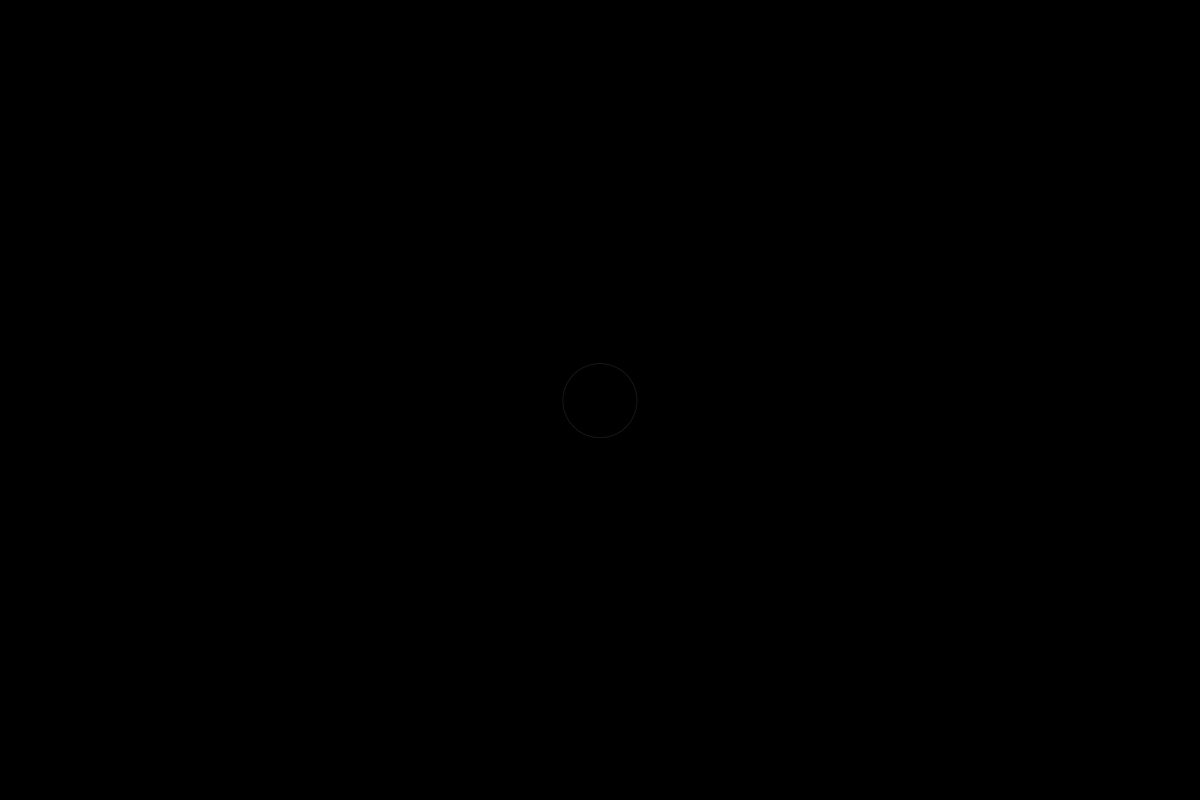
Frame 1 (no input)
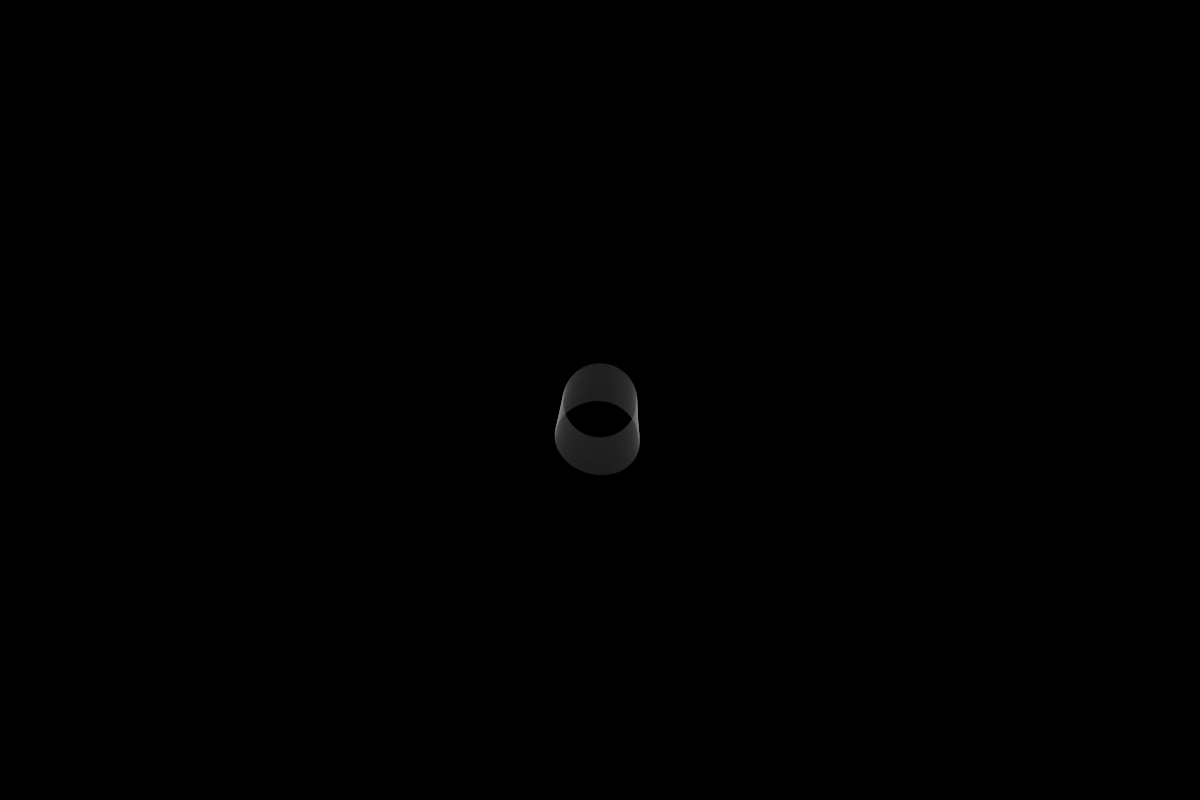
Frame 60 (the mouse pressed at the canvas centre just before this capture)
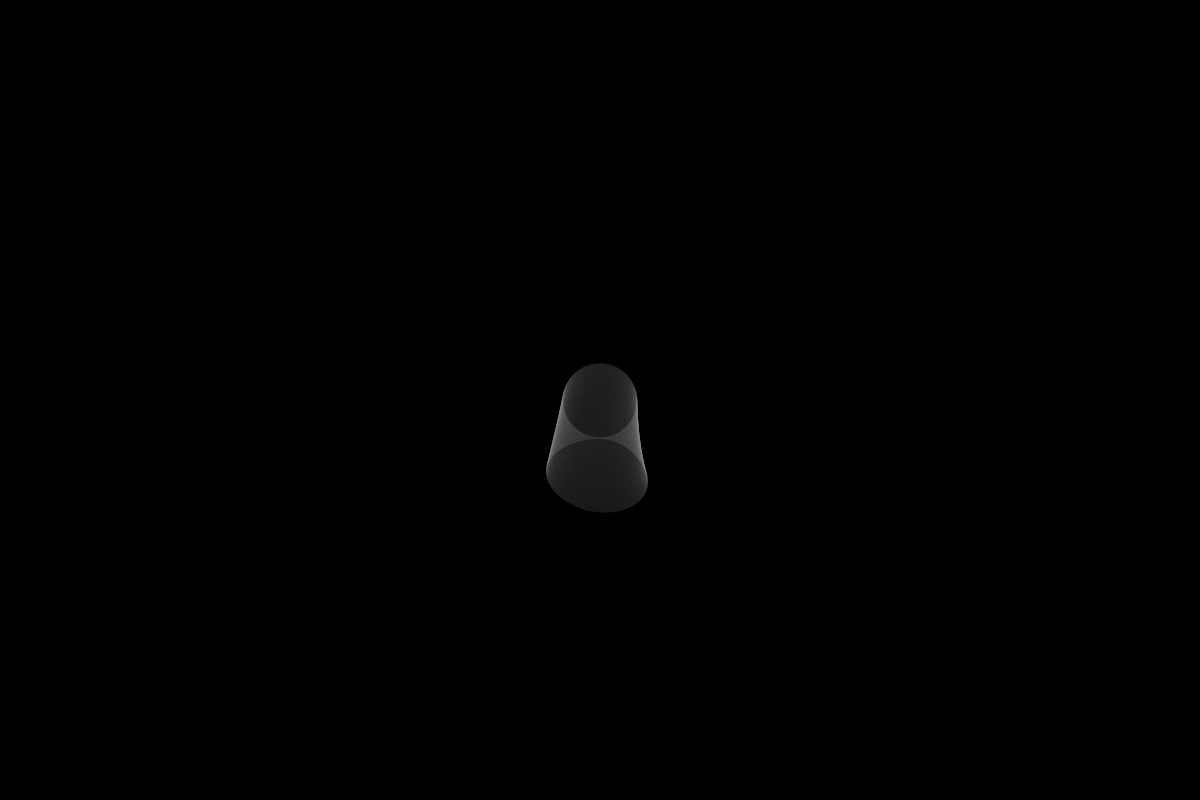
Frame 120 (the mouse held since frame 60 and released just before this capture)

The Processing sketch that drew these frames (run headless with seeded random() and noise(); from frame 60 on, the mouse is pressed at the canvas centre):

// Processing sketch: noiseParticles_01
// ── noiseParticles_01.pde
// CLASSES - OBJECT ORIENTATED PROGRAMMING 04

// Particles reacting to a noise field

ArrayList<Particle> myParticles = new ArrayList<Particle>();

void setup (){
  //fullScreen();
  size(1200,800);
  background(0);
  
  initParticles(500);
}

void draw (){



noiseDetail(76,0.21);
noiseSeed(214);
  //update all particles
 
  for(int i = 0; i<myParticles.size(); i++){
    myParticles.get(i).update();
  }
  
  // after 700 frames, reset the particles
  refreshParticles(70000);

}
       


void mouseDragged(){
  
  if(mouseButton == LEFT) {
    // create new particles when the mouse is dragged
    myParticles.add(new Particle(mouseX, mouseY, 1, color(30), 100));
  } 
  
}


void initParticles(int num) {
  
  //generate some values that count for all the particles
  float speed = 0.63;
  float noiseSmoothness = random(30,561);
  
  //initialize the particle array
  for(int i = 0; i<num; i++){
    
    // 3 examples for different starting positions of the particles
    
    // random position in a centered square
    //float x = random(width/4, width-width/4);
    //float y = random(height/4, height-height/4);
    //myParticles.add(new Particle(x, y, speed, color(30,30), noiseSmoothness));
    
    // position on a circle
    float angle = map(i,0,num,0,TWO_PI);
    float radius = width/32;
    float x = width/2 + cos(angle) * radius;
    float y = height/2 + sin(angle) * radius;
    myParticles.add(new Particle(x, y, speed, color(130,30), noiseSmoothness));
    
    //position on a straight line through the center
    //float x = map(i, 0, num, 0, width);
    //myParticles.add(new Particle(x, height/2, speed, color(30, 30),noiseSmoothness));
  }
}


void refreshParticles(int timeSpan) {
  
  // after n frames... check out the modulo operator (%) in the processing reference 
  if(frameCount%timeSpan == 0) {
    
    // delete all particles
    myParticles.clear();
    
    // clear the canvas
    background(255);
    
    // generate a new noise seed
    noiseSeed(round(random(10000)));
    
    // initialize 500 new particles
    initParticles(500);
  }
}

// ── Particle.pde
class Particle {
  
  // ATTRIBUTES
  float x,y,px,py;
  float speed;
  color c;
  float diameter = 1;
  float noiseSmoothness;

  // CONSTRUCTOR - it is named exactly like the classname 
  // it is used to construct / initialize one object of the class Particle
  // we can pass arguments to the constructor, which is especially useful if we want 
  // to initialize different objects of the class with different values
  Particle(float _x, float _y, float _speed, color _c, float _noiseSmoothness){
    x = _x;
    y =_y;
    px = x;
    py = y;
    speed = _speed;
    c = _c;
    noiseSmoothness = _noiseSmoothness;
  }
  
  
  
  // FUNCTIONS
  void update(){
    moveDirectionalNoise();
   // borderCondition();
    drawSelf();
    //drawTrace();
    
    px = x;
    py = y;
  }
  
  void drawSelf(){
    noStroke();
    fill(c);
    ellipse(x, y, diameter, diameter);
  }
  
  // usueful when the speed is higher than the size of the particles
  // unforntunately, antialiasing seems to work worse for strokes than for filled shapes !?
  void drawTrace(){
    stroke(c);
    strokeWeight(1);
    line(x,y,px,py);
  }
  
  void moveDirectionalNoise(){
    float nX = x/noiseSmoothness;  
    float nY = y/noiseSmoothness;
    float angle = noise(nX, nY,0) * TWO_PI;
   
    x += cos(angle) * speed;
    y += sin(angle) * speed;
  }
  
  void moveRandom(){
    x += random(-1,1) * speed;
    y += random(-1,1) * speed;
  }

  void borderCondition(){
    if(y<0){
      y = height;
      py = height;
    } else if(y>height){
      y = 0;
      py = 0;
    }
    
    if(x<0){
      x = width;
      px = width;
    }else if(x>width){
      x = 0;
      px = 0;
    }
  }
}
